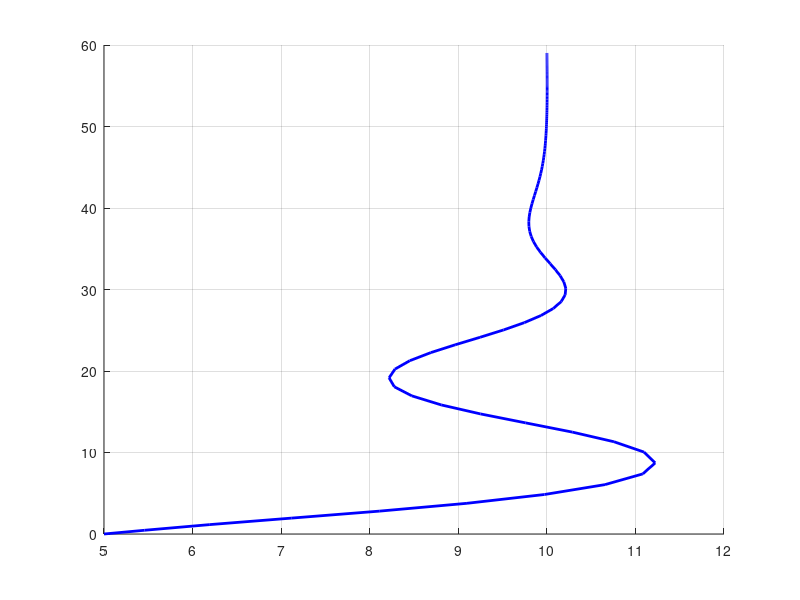

The MATLAB source for this figure: (Note: this script raises an error after producing the figure.)
clear; clc; close all;

%% =====================
%  Simulation Parameters
%  =====================
dt = 0.05;        % sampling interval (s)
T  = 8;          % total simulation time (s)
N  = round(T/dt); % number of steps

X_ref = 10;   % desired distance to the wall (cm)
Y_ref = 60;   % desired distance to the wall (cm)

%  Robot Physical Parameters
width = 9;      % wheel separation (cm)

% Robot initial values
X_0 = 5; % intiial distance in cm
theta_0 = pi/4; % initial robot angle



%% ====== TODO ===============
% Change the values that are given in this section.

% Update System ID Motor Model 
a = 0.83392;
b = 0.02700;
d = -0.42788;

% Define Your Controller
K_X = 0.5;      % wall distance proportional gain
K_d = 0.4;      % derivative gain
K_p = 10;       % wheel cruise control gain
K_theta = 0.5;  % orientation control gain
K_Y = 0.8;      % Y-distance proportional gain

u_star = -d/b;

%% =====================
% Storage variables
% =====================
X = zeros(1,N);    % robot x-position
Y = zeros(1,N);    % robot y-position
theta = zeros(1,N);   % robot heading

X(1) = X_0;
theta(1) = theta_0;

v_R = zeros(1,N);   % wheel speed right
v_L = zeros(1,N);   % wheel speed left

DutyR  = zeros(1,N);   % duty commands
DutyL  = zeros(1,N);

Omega = zeros(1,N);
V_robot = zeros(1,N);

%% =====================
% Simulation loop
% =====================
for k = 1:N-1
    % First, compute errors (X first)
    eX = X(k) - X_ref;
    if k == 1
        eX_dot = 0;
    else
        eX_dot = (X(k) - X(k-1)) / dt;
    end

    % Now the Y error
    eY = Y_ref - Y(k);      % Flipped from X error because we want positive
    if k == 1               % error if we are too short in distance
        eY_dot = 0;
    else
        eY_dot = (Y(k) - Y(k-1)) / dt;
    end
    
    theta_Error = (pi/2) - theta(k);
    
    % Now for our controllers
    Omega_X = K_X * eX + K_d * eX_dot;

    Omega_theta = K_theta * theta_Error;
    
    % Add the two omegas together to get our control value
    Omega_control = Omega_X + Omega_theta;

    V_control = K_Y * eY;

    % Conversions
    v_R_des = V_control + (width/2) * Omega_control;
    v_L_des = V_control - (width/2) * Omega_control;

    % Comput motor control inputs
    DutyR(k) = K_p * (v_R_des - v_R(k)) + u_star;
    DutyL(k) = K_p * (v_L_des - v_L(k)) + u_star;
    
    % Motor ARX-like dynamics
    v_R(k+1) = a * v_R(k) + b * DutyR(k) + d;
    v_L(k+1) = a * v_L(k) + b * DutyL(k) + d;

    % Convert wheels speeds to the actual robot velocity
    V_robot(k) = 0.5 * (v_R(k) + v_L(k));
    Omega(k) = (v_R(k) - v_L(k)) / width;

    % Finally, update the robot position using our forward Euler discrete
    % time equations
    X(k+1) = X(k) + dt * V_robot(k) * cos(theta(k));
    Y(k+1) = Y(k) + dt * V_robot(k) * sin(theta(k));
    % We need to update theta every iteration as well
    theta(k+1) = theta(k) + dt * Omega(k);
end

%% =====================
% Plot Results
% =====================

figure; hold on; grid on;
plot(X, Y, 'b', 'LineWidth', 2);
xline(0, 'k', 'LineWidth', 2) % the wall at x=0
xline(X_ref, 'k--', 'LineWidth', 2)
xlabel('X (cm)'); ylabel('Y (cm)');
title('Wall Following Robot Trajectory');
legend('Robot path','Wall');
axis equal
ylim([0, Y_ref*1.1]);

figure; 
subplot(4,1,1); 
plot(X, 'LineWidth',2);hold on;
plot(Y, 'LineWidth',2);
yline(X_ref, 'b--', 'LineWidth', 1)
yline(Y_ref, 'r--', 'LineWidth', 1)

ylabel('X, Y (cm)'); grid on;
legend('X','Y');
subplot(4,1,2); plot(Omega, 'LineWidth',2);
ylabel('\Omega rotational'); grid on;
subplot(4,1,3); plot(V_robot, 'LineWidth',2);
ylabel('V_{robot} (cm/s)'); grid on;


subplot(4,1,4); plot(v_R,'r','LineWidth',2); hold on;
plot(v_L,'b','LineWidth',2);
ylabel('v_{wheel} (cm/s)'); grid on;
legend('v_R','v_L');
xlabel('Time step k');
